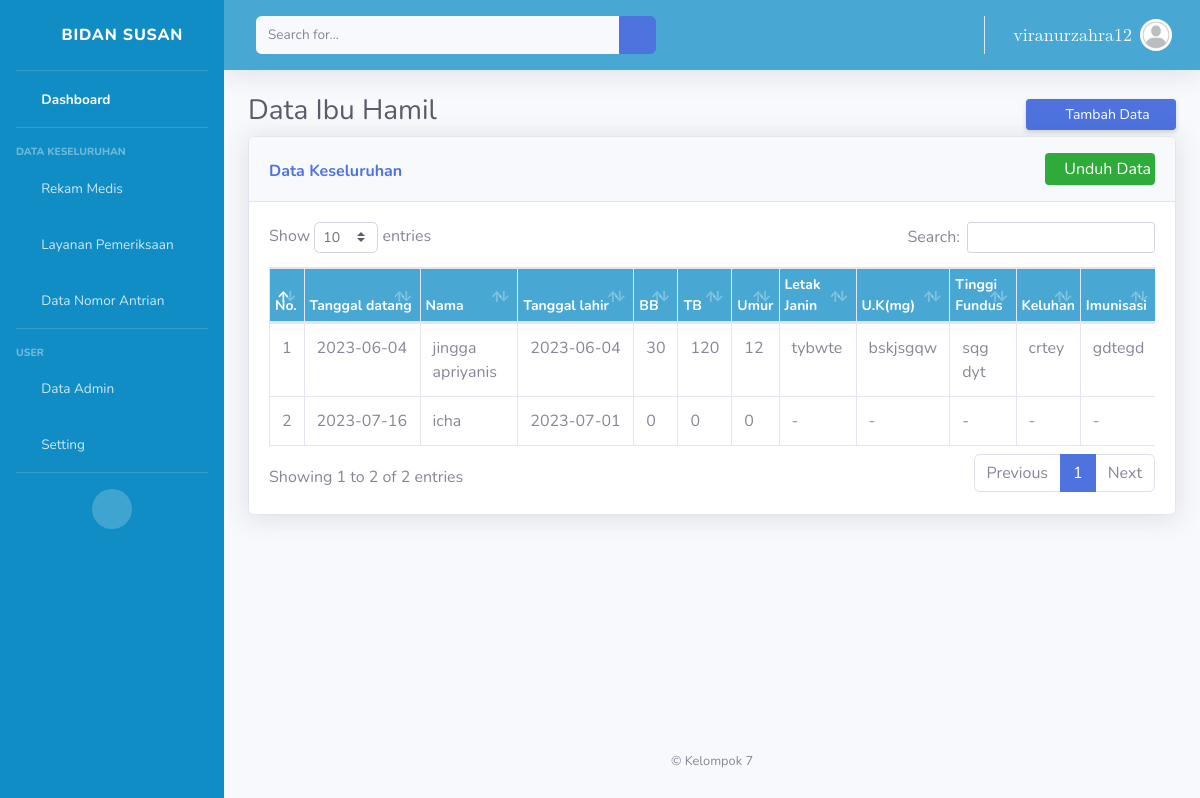
Page /data_hamil.php (signed in) on the committed database.
### tables this page shows
CREATE TABLE `ibu_hamil` (
  `id_pasien` int(11) NOT NULL,
  `tanggal_datang` date NOT NULL,
  `nama` varchar(30) NOT NULL,
  `tanggal_lahir` date NOT NULL,
  `BB` int(5) DEFAULT NULL,
  `TB` int(5) DEFAULT NULL,
  `Umur` int(5) DEFAULT NULL,
  `Letak_Janin` varchar(30) DEFAULT NULL,
  `UK` varchar(30) DEFAULT NULL,
  `Tinggi_Fundus` varchar(30) DEFAULT NULL,
  `Keluhan` text DEFAULT NULL,
  `Imunisasi` varchar(100) DEFAULT NULL,
  `Analisa` text DEFAULT NULL,
  `alamat` varchar(50) NOT NULL,
  `no_hp` varchar(13) NOT NULL
);

### data_hamil.php (the view, shortened to what this page needs)
<?php
include ('koneksi.php');
$username = $_SESSION['username'];
$sql = "SELECT * from admin WHERE username = '$username'";
$hasil = $conn->query($sql);
if ($hasil->num_rows > 0) {
  $row = $hasil->fetch_assoc();
  $email = $row['username'];
}
?>
<!DOCTYPE html>
<html lang="en">
<head>
    <link href="../proyek1/dasboard admin/vendor/fontawesome-free/css/all.min.css" rel="stylesheet" type="text/css">
    <link href="../proyek1/dasboard admin/css/sb-admin-2.min.css" rel="stylesheet" type="text/css">
    <link href="../proyek1/dasboard admin/vendor/datatables/dataTables.bootstrap4.min.css" rel="stylesheet" type="text/css">
</head>
<body id="page-top">
    <div id="wrapper">
    <ul class="navbar-nav bg-gradient-primary sidebar sidebar-dark accordion" id="accordionSidebar">
        <a class="sidebar-brand d-flex align-items-center justify-content-center" href="#">
            <div class="sidebar-brand-icon rotate-n-15">
                <i class="fas fa-laugh-wink"></i>
            </div>
            <div class="sidebar-brand-text mx-3" ><span style="margin-left: -5px;">Bidan Susan</span></div>
        </a>
        <hr class="sidebar-divider my-0">
        <li class="nav-item active">
                <a class="nav-link" href="../proyek1/dasboard.php">
                    <i class="fas fa-fw fa-tachometer-alt"></i>
                    <span>Dashboard</span></a>
        </li>
        <hr class="sidebar-divider">
        <div class="sidebar-heading">
            Data Keseluruhan
        </div>
        <li class="nav-item">
            <a class="nav-link collapsed" href="#" data-toggle="collapse" data-target="#collapseTwo"
                aria-expanded="true" aria-controls="collapseTwo">
                <i class="fas fa-fw fa-cog"></i>
                <span>Rekam Medis</span>
            </a>
        </li>
        <li class="nav-item">
            <a class="nav-link collapsed" href="#" data-toggle="collapse" data-target="#collapseUtilities"
                aria-expanded="true" aria-controls="collapseUtilities">
                <i class="fas fa-fw fa-wrench"></i>
                <span>Layanan Pemeriksaan</span>
            </a>
        </li>
        <li class="nav-item">
            <a class="nav-link" href="../proyek1/nomor antrian/panggilan-antrian/index.php">
                <i class="fas fa-fw fa-table"></i>
                <span>Data Nomor Antrian</span></a>
        </li>
        <hr class="sidebar-divider">
        <div class="sidebar-heading">
            User
        </div>
        <li class="nav-item">
            <a class="nav-link" href="../proyek1/data_admin.php">
                <i class="fas fa-fw fa-chart-area"></i>
                <span>Data Admin</span></a>
        </li>
        <li class="nav-item">
            <a class="nav-link collapsed" href="#" data-toggle="collapse" data-target="#collapsePages"
                aria-expanded="true" aria-controls="collapsePages">
                <i class="fas fa-fw fa-folder"></i>
                <span>Setting</span>
            </a>
        </li>
        <hr class="sidebar-divider d-none d-md-block">
        <div class="text-center d-none d-md-inline">
            <button class="rounded-circle border-0" id="sidebarToggle"></button>
        </div>
    </ul>
        <div id="content-wrapper" class="d-flex flex-column">
            <div id="content">
                <nav class="navbar navbar-expand navbar-light bg-white topbar mb-4 static-top shadow">
                    <form
                        class="d-none d-sm-inline-block form-inline mr-auto ml-md-3 my-2 my-md-0 mw-100 navbar-search">
                        <div class="input-group">
                            <input type="text" class="form-control bg-light border-0 small" placeholder="Search for..."
                                aria-label="Search" aria-describedby="basic-addon2">
                            <div class="input-group-append">
                                <button class="btn btn-primary" type="button">
                                    <i class="fas fa-search fa-sm"></i>
                                </button>
                            </div>
                        </div>
                    </form>
                    <ul class="navbar-nav ml-auto">
                        <li class="nav-item dropdown no-arrow">
                            <a class="nav-link dropdown-toggle" href="#" id="userDropdown" role="button"
                                data-toggle="dropdown" aria-haspopup="true" aria-expanded="false">
                            <span class="mr-2 d-none d-lg-inline text-gray-600 small" style="font-size: 18px; font-family: math;">
                                    <?php echo $email ?></span>
                                <img class="img-profile rounded-circle"
                                    src="../proyek1/dasboard admin/img/profile.jpeg">
                            </a>
                        </li>
                    </ul>
                </nav>
                <div class="container-fluid">
                    <div class="content">
                        <h1 class="h3 mb-2 text-gray-800">Data Ibu Hamil</h1>
                        <a style="margin-left: auto;" href="../../proyek1/tambah_data/tambah_hamil.php" class="d-none d-sm-inline-block btn btn-sm btn-primary shadow-sm"><i class="fas fa-download fa-sm text-white-50"></i> Tambah Data</a>
                    </div>
                    <div class="card shadow mb-4">
                        <div class="card-header py-3">
                            <h6 style="width: 200px; position: absolute; top: 25px;" class="m-0 font-weight-bold text-primary">Data Keseluruhan</h6>
                            <button style="float: right; background-color: #2fab39; border: none; padding: 4px; color: white; border-radius: 4px;" type="button" onclick="downloadExcel()"><i class="fas fa-download fa-sm text-white-50"></i> Unduh Data</button>
                            </div>
                            <div class="card-body">
                                <div class="table-responsive">
                                    <table class="table table-bordered table-responsive" id="dataTable" style="width: 1350px;;" cellspacing="0">
                                    <style>
                                        .swal2-popup {
                                            font-size: 12px;
                                        }
                                    </style>
                                    <thead>
                                            <tr>
                                                <th class="thead-header">No.</th>
                                                <th style="width: 105px;" class="thead-header">Tanggal datang</th>
                                                <th class="thead-header">Nama</th>
                                                <th style="width: 105px;" class="thead-header">Tanggal lahir</th>
                                                <th class="thead-header">BB</th>
                                                <th class="thead-header">TB</th>
                                                <th class="thead-header">Umur</th>
                                                <th class="thead-header">Letak Janin</th>
                                                <th class="thead-header">U.K(mg)</th>
                                                <th class="thead-header">Tinggi Fundus</th>
                                                <th class="thead-header">Keluhan</th>
                                                <th class="thead-header">Imunisasi</th>
                                                </tr>
                                        </thead>
                                        <tbody>
                                        <?php
                                        include("koneksi.php");
                                        $data=mysqli_query($conn, "SELECT * FROM ibu_hamil");
                                        $no=1;
                                        while($hasil=mysqli_fetch_array($data)){
                                            echo "<tr>";
                                            echo "<td>".$no."</td>";
                                            echo "<td>".$hasil['tanggal_datang']."</td>";
                                            echo "<td>".$hasil['nama']."</td>";
                                            echo "<td>".$hasil['tanggal_lahir']."</td>";
                                            echo "<td>".$hasil['BB']."</td>";
                                            echo "<td>".$hasil['TB']."</td>";
                                            echo "<td>".$hasil['Umur']."</td>";
                                            echo "<td>".$hasil['Letak_Janin']."</td>";
                                            echo "<td>".$hasil['UK']."</td>";
                                            echo "<td>".$hasil['Tinggi_Fundus']."</td>";
                                            echo "<td>".$hasil['Keluhan']."</td>";
                                            echo "<td>".$hasil['Imunisasi']."</td>";
                                            echo "</tr>";
                                            $no++;
                                        }
                                        ?>
                                    </tbody>
                                </table>
                            </div>
                        </div>
                    </div>
                </div>
            </div>
            <footer class="sticky-footer">
                <div class="container my-auto">
                    <div class="copyright text-center my-auto">
                        <span>&copy; Kelompok 7</span>
                    </div>
                </div>
            </footer>
        </div>
    </div>
</body>
</html>

### rows in the picture
ibu_hamil: tanggal_datang "2023-06-04", nama "jingga apriyanis", tanggal_lahir "2023-06-04", BB "30", TB "120", Umur "12", Letak_Janin "tybwte", UK "bskjsgqw", Tinggi_Fundus "sqg dyt", Keluhan "crtey", Imunisasi "gdtegd"
ibu_hamil: tanggal_datang "2023-07-16", nama "icha", tanggal_lahir "2023-07-01", BB "0", TB "0", Umur "0", Letak_Janin "-", UK "-", Tinggi_Fundus "-", Keluhan "-", Imunisasi "-"

### other values in the picture
$email "viranurzahra12"
